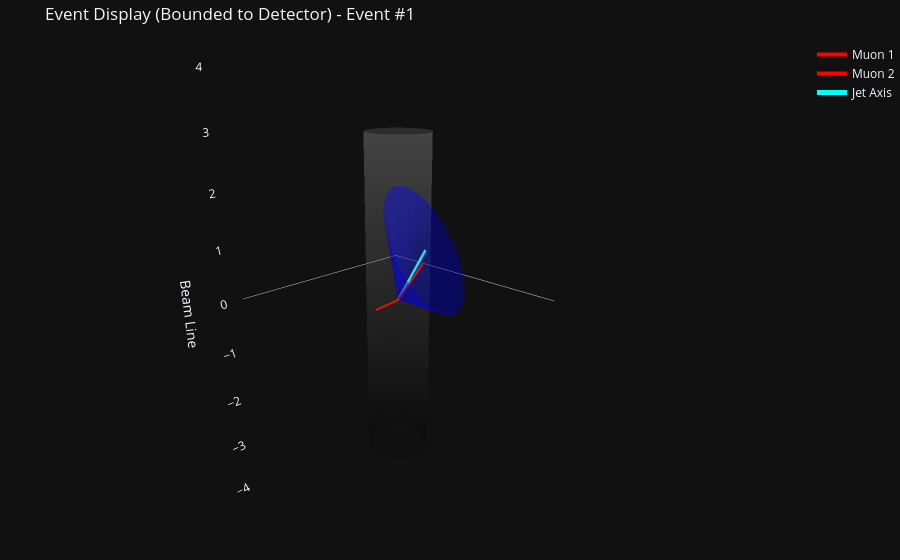

Notebook code cell kept with this figure:
### Code cell
import plotly.graph_objects as go
import numpy as np
import awkward as ak

# --- CMS Geometry Constants (가상의 비율) ---
R_BARREL = 1.0  # 배럴 반지름
Z_MAX = 3.0     # 엔드캡 위치 (z축)

# --- Helper: Eta/Phi 방향으로 벽까지의 거리 계산 ---
def get_distance_to_wall(eta, phi):
    """
    원점에서 출발하여 eta, phi 방향으로 날아갔을 때
    배럴(R=1) 또는 엔드캡(Z=3)에 닿는 거리를 반환
    """
    eta_safe = np.clip(float(eta), -10, 10)
    theta = 2 * np.arctan(np.exp(-eta_safe))
    
    sin_theta = np.sin(theta)
    cos_theta = np.cos(theta)
    
    # 배럴(원통 옆면)까지의 거리: r / sin(theta)
    # sin_theta가 0에 가까우면(빔 파이프 방향) 무한대 처리
    dist_r = abs(R_BARREL / sin_theta) if abs(sin_theta) > 1e-6 else 9999
    
    # 엔드캡(원통 뚜껑)까지의 거리: z / cos(theta)
    dist_z = abs(Z_MAX / cos_theta) if abs(cos_theta) > 1e-6 else 9999
    
    # 둘 중 더 짧은 거리가 실제 부딪히는 지점
    return min(dist_r, dist_z)

# --- Helper: 3D Unit Vector ---
def get_unit_vector(eta, phi):
    theta = 2 * np.arctan(np.exp(-float(eta)))
    vx = np.sin(theta) * np.cos(float(phi))
    vy = np.sin(theta) * np.sin(float(phi))
    vz = np.cos(theta)
    return np.array([vx, vy, vz])

# --- Helper: Ideal Cone Mesh ---
def get_ideal_jet_cone_mesh(jet_data, delta_r=0.8, n_points=60):
    j_eta = float(jet_data['eta'])
    j_phi = float(jet_data['phi'])
    
    # *** 핵심 수정: 길이를 고정하지 않고 벽까지의 거리로 설정 ***
    length = get_distance_to_wall(j_eta, j_phi)

    # 1. Jet 중심축 벡터
    J = get_unit_vector(j_eta, j_phi)

    # 2. 수직 벡터 찾기 (좌표계 회전용)
    if abs(J[2]) < 0.9: K = np.array([0, 0, 1])
    else: K = np.array([0, 1, 0])
    
    u = np.cross(J, K)
    u = u / np.linalg.norm(u)
    v = np.cross(J, u)

    # 3. 원뿔 밑면 생성
    # delta_r을 각도로 사용하여 밑면 반지름 계산
    base_radius = length * np.tan(delta_r) 
    base_center = length * J

    alphas = np.linspace(0, 2*np.pi, n_points, endpoint=False)
    
    x_verts = [0.0] # Apex
    y_verts = [0.0]
    z_verts = [0.0]
    
    # 밑면 점들
    for alpha in alphas:
        p = base_center + base_radius * (np.cos(alpha) * u + np.sin(alpha) * v)
        x_verts.append(p[0])
        y_verts.append(p[1])
        z_verts.append(p[2])

    # 면(Face) 인덱스
    i_idx, j_idx, k_idx = [], [], []
    for k in range(n_points):
        i_idx.append(0)
        j_idx.append(k + 1)
        k_idx.append((k + 1) % n_points + 1)

    return x_verts, y_verts, z_verts, i_idx, j_idx, k_idx

# --- Main Plotting Function ---
def plot_event_display_final(l1, l2, jets, event_idx=0):
    if len(l1) <= event_idx:
        print(f"Error: Event index {event_idx} is out of range.")
        return

    # 데이터 추출 함수
    def get_data(p, i):
        return {'pt': p[i].pt, 'eta': p[i].eta, 'phi': p[i].phi}

    p_l1 = get_data(l1, event_idx)
    p_l2 = get_data(l2, event_idx)
    p_jet = get_data(jets, event_idx)

    fig = go.Figure()

    # 1. Detector Barrel (참조용 와이어프레임)
    # 벽 위치를 명확히 보여주기 위해 opacity를 약간 높임
    theta_grid = np.linspace(0, 2*np.pi, 40)
    z_grid = np.linspace(-Z_MAX, Z_MAX, 10)
    th_mesh, z_mesh = np.meshgrid(theta_grid, z_grid)
    x_cyl = R_BARREL * np.cos(th_mesh)
    y_cyl = R_BARREL * np.sin(th_mesh)
    
    fig.add_trace(go.Surface(
        x=x_cyl, y=y_cyl, z=z_mesh,
        opacity=0.15, showscale=False, colorscale='Gray', 
        name='Barrel Wall', hoverinfo='skip'
    ))

    # 2. Muon Tracks (벽까지만 그리기)
    def add_track(p_data, name, color):
        # 벽까지의 거리 계산
        d = get_distance_to_wall(p_data['eta'], p_data['phi'])
        # 방향 벡터
        uv = get_unit_vector(p_data['eta'], p_data['phi'])
        end_pt = uv * d
        
        hover = f"{name}<br>Pt: {p_data['pt']:.1f}<br>Eta: {p_data['eta']:.2f}<br>Phi: {p_data['phi']:.2f}"
        fig.add_trace(go.Scatter3d(
            x=[0, end_pt[0]], y=[0, end_pt[1]], z=[0, end_pt[2]],
            mode='lines', line=dict(color=color, width=4),
            name=name, hoverinfo='text', text=hover
        ))

    add_track(p_l1, "Muon 1", "red")
    add_track(p_l2, "Muon 2", "red")

    # 3. FatJet Cone (벽에 딱 맞춰 그리기)
    # Cone Mesh 생성 (길이 자동 계산됨)
    xv, yv, zv, ii, jj, kk = get_ideal_jet_cone_mesh(p_jet, delta_r=0.8)
    
    # Cone Mesh
    fig.add_trace(go.Mesh3d(
        x=xv, y=yv, z=zv, i=ii, j=jj, k=kk,
        opacity=0.4, color='blue', name='FatJet Cone', hoverinfo='name',
        flatshading=True
    ))
    
    # Jet Axis (중심축)
    d_jet = get_distance_to_wall(p_jet['eta'], p_jet['phi'])
    uv_jet = get_unit_vector(p_jet['eta'], p_jet['phi'])
    end_jet = uv_jet * d_jet
    
    jet_hover = f"FatJet Axis<br>Pt: {p_jet['pt']:.1f}<br>Eta: {p_jet['eta']:.2f}"
    fig.add_trace(go.Scatter3d(
        x=[0, end_jet[0]], y=[0, end_jet[1]], z=[0, end_jet[2]],
        mode='lines', line=dict(color='cyan', width=5),
        name='Jet Axis', hoverinfo='text', text=jet_hover
    ))

    # 4. Layout
    limit = 3.5 # 축 범위
    fig.update_layout(
        title=f"Event Display (Bounded to Detector) - Event #{event_idx}",
        scene=dict(
            xaxis=dict(range=[-limit, limit], showgrid=False, visible=False),
            yaxis=dict(range=[-limit, limit], showgrid=False, visible=False),
            zaxis=dict(range=[-4, 4], showgrid=False, title="Beam Line"),
            aspectmode='data',
            camera=dict(eye=dict(x=1.5, y=1.5, z=0.8))
        ),
        template="plotly_dark",
        margin=dict(l=0, r=0, b=0, t=40)
    )
    fig.show()

# --- 실행 ---
plot_event_display_final(using_l1[deltar_over2], using_l2[deltar_over2], chosen_ak8[deltar_over2], event_idx=1)
print(delta_r_l2_ak8[deltar_over2][1])
print(delta_r_l1_ak8[deltar_over2_1][1])

### Figure 1 — Plotly figure (JSON) as saved in the notebook; plotly's stock layout.template omitted (floating-point values rounded to 4 significant figures; data arrays with more than 128 entries replaced by an {"elided": "..."} marker saying what was removed)
{"data": [{"colorscale": [[0, "rgb(0, 0, 0)"], [0.09091, "rgb(16, 16, 16)"], [0.1818, "rgb(38, 38, 38)"], [0.2727, "rgb(59, 59, 59)"], [0.3636, "rgb(81, 80, 80)"], [0.4545, "rgb(102, 101, 101)"], [0.5455, "rgb(124, 123, 122)"], [0.6364, "rgb(146, 146, 145)"], [0.7273, "rgb(171, 171, 170)"], [0.8182, "rgb(197, 197, 195)"], [0.9091, "rgb(224, 224, 223)"], [1, "rgb(254, 254, 253)"]], "hoverinfo": "skip", "name": "Barrel Wall", "opacity": 0.15, "showscale": false, "type": "surface", "x": {"elided": "10x40 float values"}, "y": {"elided": "10x40 float values"}, "z": {"elided": "10x40 float values"}}, {"hoverinfo": "text", "line": {"color": "red", "width": 4}, "mode": "lines", "name": "Muon 1", "text": "Muon 1<br>Pt: 647.2<br>Eta: 0.74<br>Phi: 1.60", "type": "scatter3d", "x": [0, -0.02942], "y": [0, 0.9996], "z": [0, 0.8142]}, {"hoverinfo": "text", "line": {"color": "red", "width": 4}, "mode": "lines", "name": "Muon 2", "text": "Muon 2<br>Pt: 1082.2<br>Eta: -0.35<br>Phi: -1.55", "type": "scatter3d", "x": [0, 0.0194], "y": [0, -0.9998], "z": [0, -0.3596]}, {"color": "blue", "flatshading": true, "hoverinfo": "name", "i": [0, 0, 0, 0, 0, 0, 0, 0, 0, 0, 0, 0, 0, 0, 0, 0, 0, 0, 0, 0, 0, 0, 0, 0, 0, 0, 0, 0, 0, 0, 0, 0, 0, 0, 0, 0, 0, 0, 0, 0, 0, 0, 0, 0, 0, 0, 0, 0, 0, 0, 0, 0, 0, 0, 0, 0, 0, 0, 0, 0], "j": [1, 2, 3, 4, 5, 6, 7, 8, 9, 10, 11, 12, 13, 14, 15, 16, 17, 18, 19, 20, 21, 22, 23, 24, 25, 26, 27, 28, 29, 30, 31, 32, 33, 34, 35, 36, 37, 38, 39, 40, 41, 42, 43, 44, 45, 46, 47, 48, 49, 50, 51, 52, 53, 54, 55, 56, 57, 58, 59, 60], "k": [2, 3, 4, 5, 6, 7, 8, 9, 10, 11, 12, 13, 14, 15, 16, 17, 18, 19, 20, 21, 22, 23, 24, 25, 26, 27, 28, 29, 30, 31, 32, 33, 34, 35, 36, 37, 38, 39, 40, 41, 42, 43, 44, 45, 46, 47, 48, 49, 50, 51, 52, 53, 54, 55, 56, 57, 58, 59, 60, 1], "name": "FatJet Cone", "opacity": 0.4, "type": "mesh3d", "x": [0, 1.322, 1.297, 1.255, 1.199, 1.128, 1.042, 0.9438, 0.8333, 0.712, 0.5813, 0.4425, 0.2973, 0.147, -0.006448, -0.1615, -0.3165, -0.4697, -0.6194, -0.764, -0.9019, -1.032, -1.152, -1.261, -1.358, -1.441, -1.511, -1.566, -1.605, -1.628, -1.635, -1.626, -1.601, -1.56, -1.503, -1.432, -1.347, -1.248, -1.138, -1.017, -0.8858, -0.747, -0.6017, -0.4515, -0.298, -0.1429, 0.01204, 0.1652, 0.3149, 0.4595, 0.5974, 0.7271, 0.8471, 0.9562, 1.053, 1.137, 1.207, 1.261, 1.3, 1.324, 1.331], "y": [0, 1.215, 1.326, 1.432, 1.534, 1.63, 1.718, 1.799, 1.871, 1.933, 1.985, 2.025, 2.055, 2.073, 2.079, 2.073, 2.055, 2.025, 1.984, 1.932, 1.87, 1.798, 1.718, 1.629, 1.533, 1.432, 1.325, 1.215, 1.102, 0.988, 0.874, 0.7613, 0.651, 0.5445, 0.4428, 0.3471, 0.2585, 0.1778, 0.106, 0.04385, -0.007934, -0.0488, -0.0783, -0.09612, -0.1021, -0.09604, -0.07815, -0.04857, -0.007633, 0.04422, 0.1064, 0.1783, 0.259, 0.3477, 0.4435, 0.5452, 0.6517, 0.762, 0.8747, 0.9887, 1.103], "z": [0, 1.048, 0.9404, 0.8339, 0.7298, 0.6292, 0.5332, 0.4428, 0.359, 0.2828, 0.215, 0.1563, 0.1074, 0.06876, 0.04087, 0.02401, 0.01837, 0.02401, 0.04087, 0.06876, 0.1074, 0.1563, 0.215, 0.2828, 0.359, 0.4428, 0.5332, 0.6292, 0.7298, 0.8339, 0.9404, 1.048, 1.156, 1.262, 1.366, 1.467, 1.563, 1.653, 1.737, 1.813, 1.881, 1.94, 1.989, 2.027, 2.055, 2.072, 2.078, 2.072, 2.055, 2.027, 1.989, 1.94, 1.881, 1.813, 1.737, 1.653, 1.563, 1.467, 1.366, 1.262, 1.156]}, {"hoverinfo": "text", "line": {"color": "cyan", "width": 5}, "mode": "lines", "name": "Jet Axis", "text": "FatJet Axis<br>Pt: 1194.0<br>Eta: 0.91", "type": "scatter3d", "x": [0, -0.1522], "y": [0, 0.9883], "z": [0, 1.048]}], "layout": {"margin": {"b": 0, "l": 0, "r": 0, "t": 40}, "scene": {"aspectmode": "data", "camera": {"eye": {"x": 1.5, "y": 1.5, "z": 0.8}}, "xaxis": {"range": [-3.5, 3.5], "showgrid": false, "visible": false}, "yaxis": {"range": [-3.5, 3.5], "showgrid": false, "visible": false}, "zaxis": {"range": [-4, 4], "showgrid": false, "title": {"text": "Beam Line"}}}, "title": {"text": "Event Display (Bounded to Detector) - Event #1"}}}
